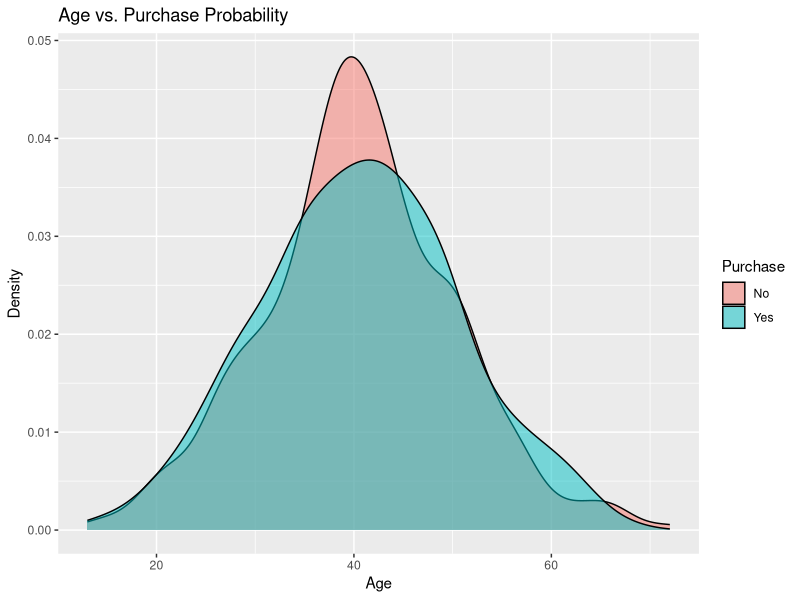
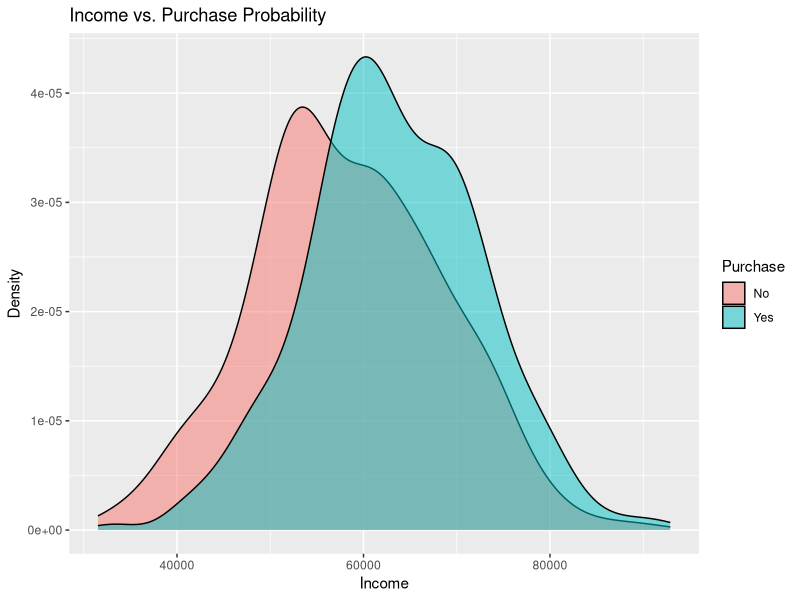
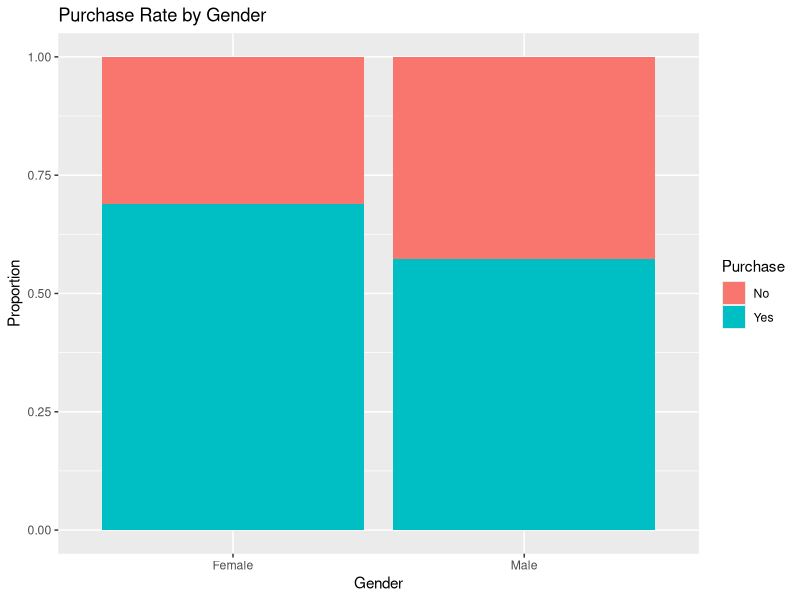
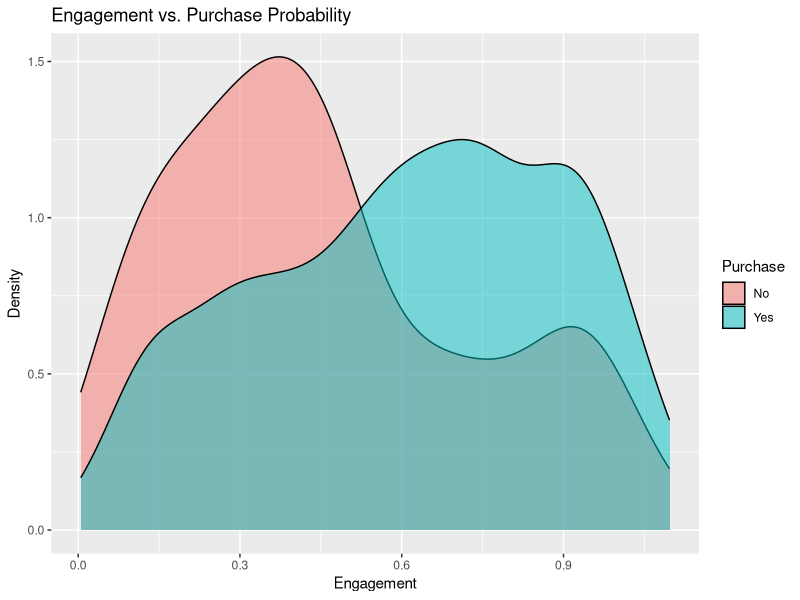
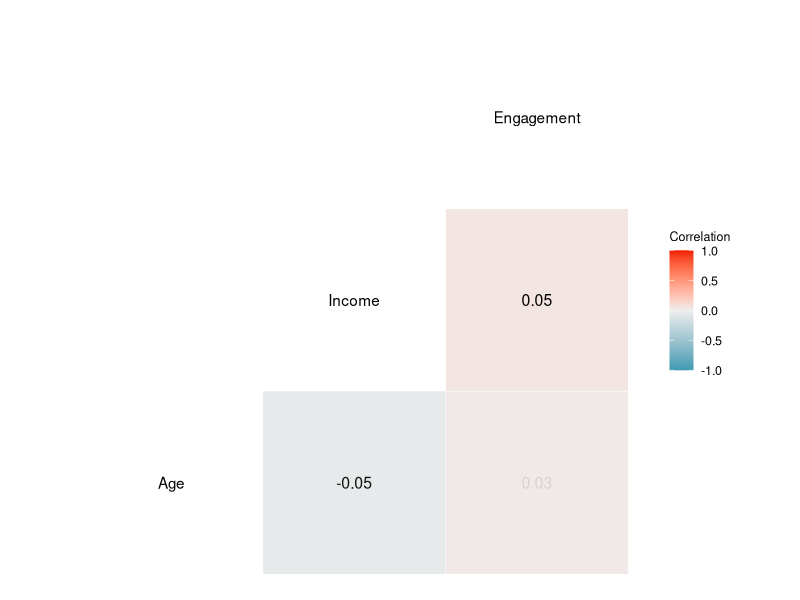
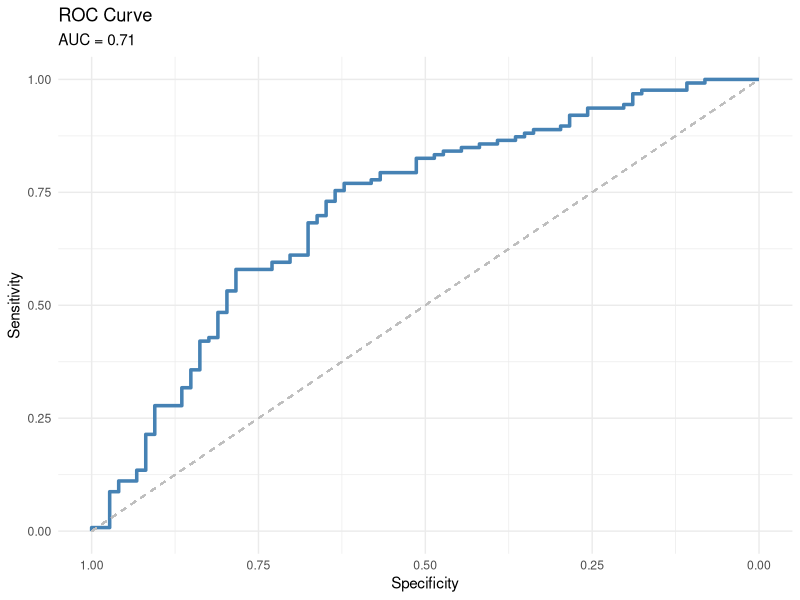
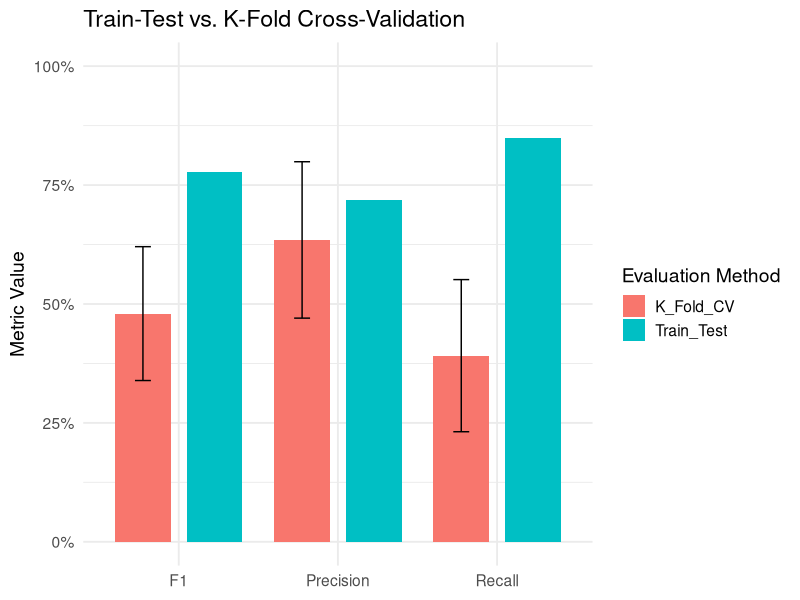

These charts were generated, in order, by the following R code:
## ---- chunk 1
# Uncomment and install if needed:
# install.packages("caret")
# install.packages("dplyr")
# install.packages("pROC")

library(caret)
library(dplyr)
library(pROC)

set.seed(123)  # ensures reproducibility

n <- 1000

# 1) Generate basic customer attributes
Age <- round(rnorm(n, mean = 40, sd = 10))
Gender <- sample(c("Male", "Female"), n, replace = TRUE)
Income <- round(rnorm(n, mean = 60000, sd = 10000))
Engagement <- runif(n, min = 0, max = 1)

# 2) Make some feature shifts to mimic demographic differences
#    (Optional step to create more distinct sub-groups)
Engagement[Gender == "Female"] <- Engagement[Gender == "Female"] + 0.1
Income[Gender == "Female"]     <- Income[Gender == "Female"] + 3000
Age[Gender == "Female"]        <- Age[Gender == "Female"] + 1

# 3) Define business rules / assumptions for purchase probability
#    We'll combine a baseline with increments/decrements based on thresholds.
baseline_prob <- 0.2

purchase_prob <- rep(baseline_prob, n)

# a) Customers with higher engagement more likely to buy
purchase_prob[Engagement >= 0.5] <- purchase_prob[Engagement >= 0.5] + 0.3

# b) Higher income is a strong indicator of potential purchase
purchase_prob[Income >= 55000] <- purchase_prob[Income >= 55000] + 0.25

# c) Suppose 'Female' customers have a slight bump in probability
purchase_prob[Gender == "Female"] <- purchase_prob[Gender == "Female"] + 0.1

# d) Age effect: perhaps older customers (>=45) have slightly higher probability
purchase_prob[Age >= 45] <- purchase_prob[Age >= 45] + 0.05

# 4) Add random noise to reflect real-world unpredictability
#    (some random variation that might increase or decrease probabilities)
noise <- rnorm(n, mean = 0, sd = 0.05)
purchase_prob <- purchase_prob + noise

# 5) Clamp probabilities to valid [0, 1] range
purchase_prob <- pmin(pmax(purchase_prob, 0.01), 0.99)

# 6) Generate the Purchase variable via Bernoulli trials
Purchase <- rbinom(n, size = 1, prob = purchase_prob)

# 7) Combine into a data frame
df <- data.frame(
  Age        = Age,
  Gender     = factor(Gender),
  Income     = Income,
  Engagement = Engagement,
  Purchase   = factor(Purchase, labels = c("No", "Yes"))
)

# Quick checks
table(df$Purchase)

head(df)

## ---- chunk 2
library(ggplot2)
ggplot(df, aes(x = Age, fill = Purchase)) +
  geom_density(alpha = 0.5) +
  labs(title = "Age vs. Purchase Probability", x = "Age", y = "Density")
## ---- chunk 3
library(ggplot2)
ggplot(df, aes(x = Income, fill = Purchase)) +
  geom_density(alpha = 0.5) +
  labs(title = "Income vs. Purchase Probability", x = "Income", y = "Density")
## ---- chunk 4
ggplot(df, aes(x = Gender, fill = Purchase)) +
  geom_bar(position = "fill") +
  labs(title = "Purchase Rate by Gender", x = "Gender", y = "Proportion")
## ---- chunk 5
ggplot(df, aes(x = Engagement, fill = Purchase)) +
  geom_density(alpha = 0.5) +
  labs(title = "Engagement vs. Purchase Probability", x = "Engagement", y = "Density")
## ---- chunk 6
library(GGally)

ggcorr(df, 
       method = c("pairwise", "pearson"), 
       label = TRUE, 
       label_round = 2, 
       label_alpha = TRUE, 
       name = "Correlation")
## ---- chunk 7

set.seed(123)

train_index <- createDataPartition(df$Purchase, p = 0.8, list = FALSE)
train_data <- df[train_index, ]
test_data  <- df[-train_index, ]

table(train_data$Purchase)

## ---- chunk 8
baseline_prob <- mean(train_data$Purchase == "Yes")
baseline_prob
## ---- chunk 9

set.seed(123)

train_control <- trainControl(
  classProbs      = TRUE,
  summaryFunction = prSummary    # <--- uses Precision, Recall, F, AUC
)

model_fit <- train(
  Purchase ~ Age + Gender + Income + Engagement,
  data = train_data,
  method = "glm",
  family = binomial(link = "logit"),
  trControl = train_control,
  metric    = "F"          # or "AUC", "Precision", "Recall"
)

summary(model_fit$finalModel)
## ---- chunk 10
pred_classes <- predict(model_fit, newdata = test_data)
pred_probs   <- predict(model_fit, newdata = test_data, type = "prob")

head(pred_classes)  # Displays the predicted classes for the first few observations
head(pred_probs)    # Displays the predicted probabilities for the first few observations
## ---- chunk 11
# Load required libraries
library(caret)
library(knitr)  # For creating a neat table

# Assuming you have a confusion matrix object from caret
conf_mat <- caret::confusionMatrix(
  data = pred_classes,          # Predicted classes
  reference = test_data$Purchase,  # True labels
  positive = "Yes"              # Define positive class
)

# Extract metrics
accuracy <- conf_mat$overall['Accuracy']
sensitivity <- conf_mat$byClass['Sensitivity']  # Recall
specificity <- conf_mat$byClass['Specificity']
precision <- conf_mat$byClass['Pos Pred Value']  # Positive Predictive Value
f1_score <- conf_mat$byClass['F1']

# Create a data frame with metrics
metrics_table <- data.frame(
  Metric = c("Accuracy", "Sensitivity (Recall)", "Specificity", "Precision", "F1 Score"),
  Value = c(accuracy, sensitivity, specificity, precision, f1_score), 
  row.names = NULL
)

# Print the table
knitr::kable(metrics_table, col.names = c("Metric", "Value"), digits = 4, caption = "**Performance Metrics**")
## ---- chunk 12
# Load required libraries
library(ggplot2)
library(pROC)

# Calculate ROC curve and AUC
roc_obj <- roc(test_data$Purchase, pred_probs$Yes, levels = c("No", "Yes"))
auc_value <- auc(roc_obj)

# Prepare data for ggplot2
roc_data <- data.frame(
  Specificity = 1 - roc_obj$specificities,
  Sensitivity = roc_obj$sensitivities
)

# Create ROC plot
ggroc(roc_obj, colour = 'steelblue', size = 1.2) +
  geom_segment(aes(x = 1, y = 0, xend = 0, yend = 1), 
               linetype = "dashed", color = "gray") +
  labs(
    title = "ROC Curve",
    x = "Specificity",
    y = "Sensitivity",
    subtitle = paste("AUC =", round(auc_value, 2))
  ) +
  theme_minimal()
## ---- chunk 13
# install.packages("MLmetrics")
library(MLmetrics)

set.seed(123)

train_control <- trainControl(
  method          = "cv",
  number          = 10,
  p = .8,
  classProbs      = TRUE,
  summaryFunction = prSummary    # <--- uses Precision, Recall, F, AUC
)

model_cv <- train(
  Purchase ~ .,
  data      = train_data,  # or your entire df, depending on your design
  method    = "glm",
  family = binomial(link = "logit"),
  trControl = train_control,
  metric    = "F"          # or "AUC", "Precision", "Recall"
)

# Inspect the cross-validation results:
# model_cv  # Displays cross-validated model performance
model_cv$results

## ---- chunk 14

# =========================
# Load required packages
# =========================
library(caret)
library(pROC)

# =========================
# Single Train-Test Performance
# =========================

# 1. Compute confusion matrix to get Precision, Recall, F1
train_test_metrics <- confusionMatrix(
  data      = pred_classes,
  reference = test_data$Purchase,
  positive  = "Yes"
)

# 2. Calculate AUC on the test set
roc_obj_test <- roc(test_data$Purchase, pred_probs$Yes, levels = c("No", "Yes"))
auc_test     <- as.numeric(auc(roc_obj_test))

# 3. Obtain 95% CI for the AUC
auc_test_ci  <- ci(roc_obj_test, of = "auc")  # typically returns c(lower, median, upper)

# 4. Extract the relevant metrics
train_test_results <- list(
  AUC        = auc_test,
  Precision  = train_test_metrics$byClass[["Pos Pred Value"]],
  Recall     = train_test_metrics$byClass[["Sensitivity"]],
  F1         = train_test_metrics$byClass[["F1"]]
)

# =========================
# K-Fold Cross-Validation Metrics
# =========================

# Identify the row with the highest F in model_cv
best_idx  <- which.max(model_cv$results$F)
cv_metrics <- model_cv$results[best_idx, ]

# Assuming model_cv$results contains columns like:
#  AUC, AUCSD, Precision, PrecisionSD, Recall, RecallSD, F, FSD
# (from a custom prSummary or similar)
cv_results <- list(
  AUC             = cv_metrics[["AUC"]],
  AUC_lower       = cv_metrics[["AUC"]] - 1.96 * cv_metrics[["AUCSD"]],
  AUC_upper       = cv_metrics[["AUC"]] + 1.96 * cv_metrics[["AUCSD"]],
  Precision       = cv_metrics[["Precision"]],
  Precision_lower = cv_metrics[["Precision"]] - 1.96 * cv_metrics[["PrecisionSD"]],
  Precision_upper = cv_metrics[["Precision"]] + 1.96 * cv_metrics[["PrecisionSD"]],
  Recall          = cv_metrics[["Recall"]],
  Recall_lower    = cv_metrics[["Recall"]] - 1.96 * cv_metrics[["RecallSD"]],
  Recall_upper    = cv_metrics[["Recall"]] + 1.96 * cv_metrics[["RecallSD"]],
  F1              = cv_metrics[["F"]],
  F1_lower        = cv_metrics[["F"]] - 1.96 * cv_metrics[["FSD"]],
  F1_upper        = cv_metrics[["F"]] + 1.96 * cv_metrics[["FSD"]]
)

# =========================
# Combine Results
# =========================
comparison <- list(
  Train_Test = train_test_results,
  K_Fold_CV  = cv_results
)

comparison

## ---- chunk 15

# --------------------------------------------------------------------
# 0) Load required libraries
# --------------------------------------------------------------------
library(dplyr)
library(ggplot2)

# --------------------------------------------------------------------
# 1) Construct a data frame for plotting
# --------------------------------------------------------------------

# As we do you do NOT have CI for Train-Test, set them to NA
train_test_precision_ci <- c(NA, NA)
train_test_recall_ci    <- c(NA, NA)
train_test_f1_ci        <- c(NA, NA)

comparison_df <- data.frame(
  Metric    = c("Precision", "Recall", "F1"),
  
  # Train-Test values
  TT        = c(
    comparison$Train_Test$Precision,
    comparison$Train_Test$Recall,
    comparison$Train_Test$F1
  ),
  TT_lower  = c(train_test_precision_ci[1], train_test_recall_ci[1], train_test_f1_ci[1]),
  TT_upper  = c(train_test_precision_ci[2], train_test_recall_ci[2], train_test_f1_ci[2]),
  
  # K-Fold CV values + confidence intervals
  KF        = c(
    comparison$K_Fold_CV$Precision,
    comparison$K_Fold_CV$Recall,
    comparison$K_Fold_CV$F1
  ),
  KF_lower  = c(
    comparison$K_Fold_CV$Precision_lower,
    comparison$K_Fold_CV$Recall_lower,
    comparison$K_Fold_CV$F1_lower
  ),
  KF_upper  = c(
    comparison$K_Fold_CV$Precision_upper,
    comparison$K_Fold_CV$Recall_upper,
    comparison$K_Fold_CV$F1_upper
  )
)

# --------------------------------------------------------------------
# 2) Convert data frame to a long format for easier plotting
#    (One approach is to build separate data frames for each method
#     and then combine them.)
# --------------------------------------------------------------------

tt_df <- comparison_df %>%
  select(Metric, TT, TT_lower, TT_upper) %>%
  rename(
    Value = TT,
    Lower = TT_lower,
    Upper = TT_upper
  ) %>%
  mutate(Method = "Train_Test")

kf_df <- comparison_df %>%
  select(Metric, KF, KF_lower, KF_upper) %>%
  rename(
    Value = KF,
    Lower = KF_lower,
    Upper = KF_upper
  ) %>%
  mutate(Method = "K_Fold_CV")

comparison_long <- bind_rows(tt_df, kf_df)

# --------------------------------------------------------------------
# 3) Plot the metrics side by side with error bars for the CV CI
# --------------------------------------------------------------------
ggplot(comparison_long, aes(x = Metric, y = Value, fill = Method)) +
  # Plot bars side by side
  geom_col(position = position_dodge(width = 0.9), width = 0.7) +
  # Add error bars (for K-Fold CV or Train-Test, if available)
  geom_errorbar(
    aes(ymin = Lower, ymax = Upper),
    position = position_dodge(width = 0.9),
    width = 0.2
  ) +
  # Convert y-axis scale to percentage [0, 1]
  scale_y_continuous(
    labels = scales::percent_format(accuracy = 1),
    limits = c(0, 1)
  ) +
  theme_minimal(base_size = 14) +
  labs(
    title = "Train-Test vs. K-Fold Cross-Validation",
    y = "Metric Value",
    x = NULL,
    fill = "Evaluation Method"
  )
